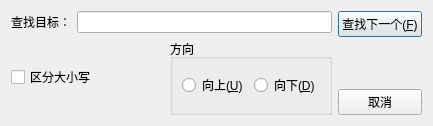
<?xml version="1.0" encoding="UTF-8"?>
<ui version="4.0">
 <class>SearchDialog</class>
 <widget class="QDialog" name="SearchDialog">
  <property name="geometry">
   <rect>
    <x>0</x>
    <y>0</y>
    <width>433</width>
    <height>126</height>
   </rect>
  </property>
  <property name="windowTitle">
   <string>查找</string>
  </property>
  <layout class="QHBoxLayout" name="horizontalLayout_4">
   <item>
    <layout class="QVBoxLayout" name="verticalLayout_2">
     <item>
      <layout class="QHBoxLayout" name="horizontalLayout_3">
       <item>
        <widget class="QLabel" name="label">
         <property name="text">
          <string>查找目标：</string>
         </property>
        </widget>
       </item>
       <item>
        <widget class="QLineEdit" name="searchText"/>
       </item>
      </layout>
     </item>
     <item>
      <layout class="QHBoxLayout" name="horizontalLayout_2">
       <item>
        <widget class="QCheckBox" name="cbCaseSensitive">
         <property name="text">
          <string>区分大小写</string>
         </property>
        </widget>
       </item>
       <item>
        <widget class="QGroupBox" name="groupBox">
         <property name="title">
          <string>方向</string>
         </property>
         <layout class="QHBoxLayout" name="horizontalLayout">
          <item>
           <widget class="QRadioButton" name="rbUp">
            <property name="text">
             <string>向上(&amp;U)</string>
            </property>
           </widget>
          </item>
          <item>
           <widget class="QRadioButton" name="rbDown">
            <property name="text">
             <string>向下(&amp;D)</string>
            </property>
           </widget>
          </item>
         </layout>
        </widget>
       </item>
      </layout>
     </item>
    </layout>
   </item>
   <item>
    <layout class="QVBoxLayout" name="verticalLayout">
     <item>
      <widget class="QPushButton" name="btFindNext">
       <property name="text">
        <string>查找下一个(&amp;F)</string>
       </property>
      </widget>
     </item>
     <item>
      <spacer name="verticalSpacer">
       <property name="orientation">
        <enum>Qt::Orientation::Vertical</enum>
       </property>
       <property name="sizeHint" stdset="0">
        <size>
         <width>20</width>
         <height>40</height>
        </size>
       </property>
      </spacer>
     </item>
     <item>
      <widget class="QPushButton" name="btCancel">
       <property name="text">
        <string>取消</string>
       </property>
      </widget>
     </item>
    </layout>
   </item>
  </layout>
 </widget>
 <resources/>
 <connections/>
</ui>
